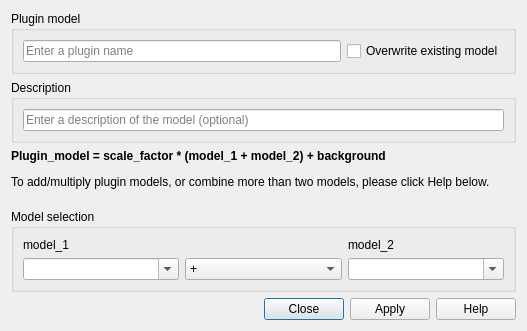
<?xml version="1.0" encoding="UTF-8"?>
<ui version="4.0">
 <class>AddMultEditorUI</class>
 <widget class="QDialog" name="AddMultEditorUI">
  <property name="geometry">
   <rect>
    <x>0</x>
    <y>0</y>
    <width>527</width>
    <height>331</height>
   </rect>
  </property>
  <property name="sizePolicy">
   <sizepolicy hsizetype="Preferred" vsizetype="Fixed">
    <horstretch>0</horstretch>
    <verstretch>0</verstretch>
   </sizepolicy>
  </property>
  <property name="minimumSize">
   <size>
    <width>527</width>
    <height>331</height>
   </size>
  </property>
  <property name="windowTitle">
   <string>Easy Add/Multiply Editor</string>
  </property>
  <layout class="QGridLayout" name="gridLayout_3">
   <item row="1" column="0">
    <widget class="QGroupBox" name="groupBox_5">
     <property name="title">
      <string>Description</string>
     </property>
     <layout class="QGridLayout" name="gridLayout_4">
      <item row="0" column="0">
       <widget class="QLineEdit" name="txtDescription">
        <property name="placeholderText">
         <string>Enter a description of the model (optional)</string>
        </property>
       </widget>
      </item>
     </layout>
    </widget>
   </item>
   <item row="0" column="0">
    <widget class="QGroupBox" name="groupBox_6">
     <property name="title">
      <string>Plugin model</string>
     </property>
     <layout class="QGridLayout" name="gridLayout_5">
      <item row="0" column="0">
       <widget class="QLineEdit" name="txtName">
        <property name="toolTip">
         <string>Sum / Multiply model function name.</string>
        </property>
        <property name="placeholderText">
         <string>Enter a plugin name</string>
        </property>
       </widget>
      </item>
      <item row="0" column="1">
       <widget class="QCheckBox" name="chkOverwrite">
        <property name="toolTip">
         <string>Check to overwrite the existing model with the same name.</string>
        </property>
        <property name="text">
         <string>Overwrite existing model</string>
        </property>
       </widget>
      </item>
     </layout>
    </widget>
   </item>
   <item row="3" column="0">
    <widget class="QGroupBox" name="groupBox">
     <property name="title">
      <string>Model selection</string>
     </property>
     <layout class="QGridLayout" name="gridLayout_2">
      <item row="0" column="0">
       <layout class="QGridLayout" name="gridLayout">
        <item row="0" column="0">
         <widget class="QLabel" name="label">
          <property name="text">
           <string>model_1</string>
          </property>
         </widget>
        </item>
        <item row="0" column="2">
         <widget class="QLabel" name="label_2">
          <property name="text">
           <string>model_2</string>
          </property>
         </widget>
        </item>
        <item row="1" column="0">
         <widget class="QComboBox" name="cbModel1">
          <property name="editable">
           <bool>true</bool>
          </property>
         </widget>
        </item>
        <item row="1" column="1">
         <widget class="QComboBox" name="cbOperator">
          <property name="sizePolicy">
           <sizepolicy hsizetype="Preferred" vsizetype="Fixed">
            <horstretch>0</horstretch>
            <verstretch>0</verstretch>
           </sizepolicy>
          </property>
          <property name="toolTip">
           <string>Add: +
Multiply: *</string>
          </property>
          <item>
           <property name="text">
            <string>+</string>
           </property>
          </item>
          <item>
           <property name="text">
            <string>*</string>
           </property>
          </item>
          <item>
           <property name="text">
            <string>@</string>
           </property>
          </item>
         </widget>
        </item>
        <item row="1" column="2">
         <widget class="QComboBox" name="cbModel2">
          <property name="editable">
           <bool>true</bool>
          </property>
         </widget>
        </item>
       </layout>
      </item>
     </layout>
    </widget>
   </item>
   <item row="4" column="0">
    <layout class="QHBoxLayout" name="horizontalLayout_3">
     <item>
      <spacer name="horizontalSpacer_2">
       <property name="orientation">
        <enum>Qt::Horizontal</enum>
       </property>
       <property name="sizeHint" stdset="0">
        <size>
         <width>40</width>
         <height>20</height>
        </size>
       </property>
      </spacer>
     </item>
     <item>
      <widget class="QDialogButtonBox" name="buttonBox">
       <property name="standardButtons">
        <set>QDialogButtonBox::Apply|QDialogButtonBox::Close|QDialogButtonBox::Help</set>
       </property>
      </widget>
     </item>
    </layout>
   </item>
   <item row="2" column="0">
    <widget class="QLabel" name="lblEquation">
     <property name="text">
      <string>&lt;html&gt;&lt;head/&gt;&lt;body&gt;&lt;p&gt;&lt;span style=&quot; font-weight:600;&quot;&gt;Plugin_model = scale_factor * (model_1 + model_2) + background&lt;/span&gt;&lt;/p&gt;&lt;p&gt;To add/multiply plugin models, or combine more than two models, please click Help below.&lt;br/&gt;&lt;/p&gt;&lt;/body&gt;&lt;/html&gt;</string>
     </property>
    </widget>
   </item>
  </layout>
 </widget>
 <tabstops>
  <tabstop>txtName</tabstop>
  <tabstop>chkOverwrite</tabstop>
  <tabstop>txtDescription</tabstop>
  <tabstop>cbModel1</tabstop>
  <tabstop>cbOperator</tabstop>
  <tabstop>cbModel2</tabstop>
 </tabstops>
 <resources/>
 <connections/>
</ui>
